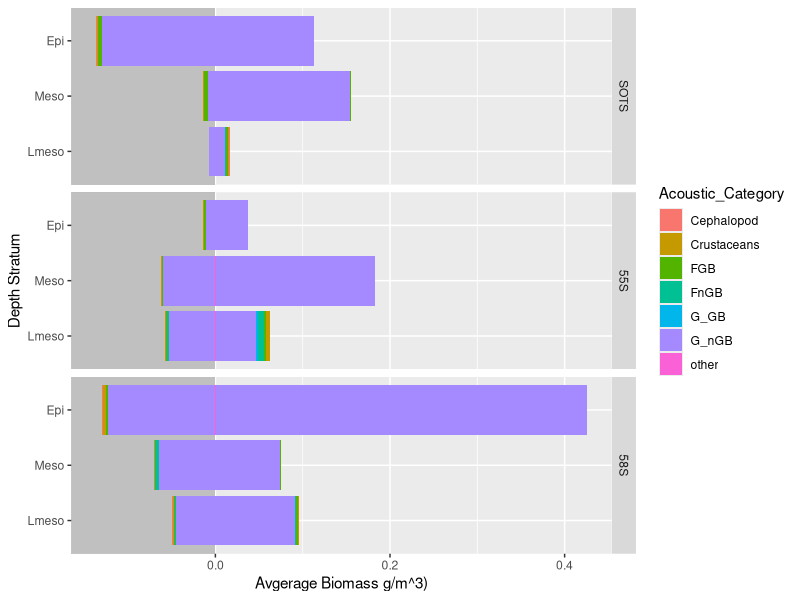
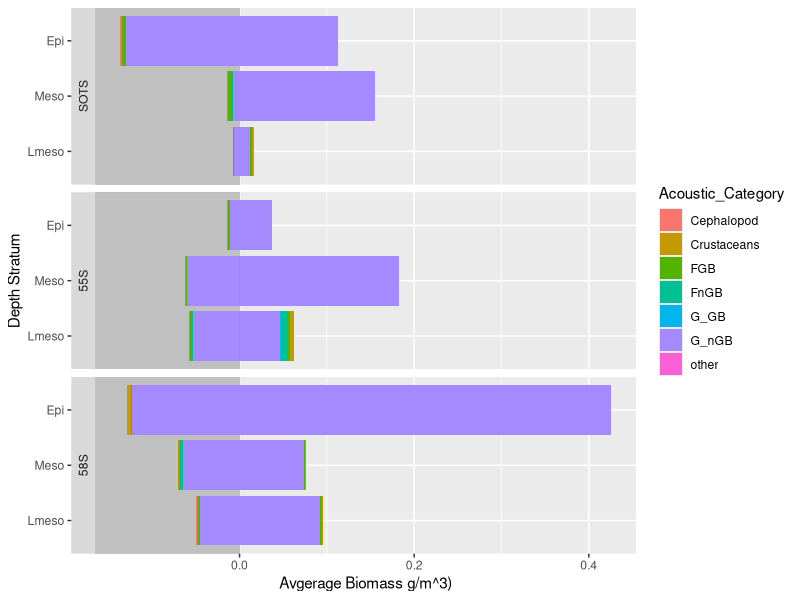

R code for these plots, in order:
## ---- chunk 1
knitr::opts_chunk$set(
  echo=TRUE,
  warning = FALSE,
  message = FALSE,
  results = 'asis',
  fig.align = 'center')

#Load libraries
library(tidyverse)
library(knitr)
library(kableExtra)
library(dplyr)
library(ggplot2)
library(tidyr)
SOLACE <- read_csv("Results/IN2020_V08_CatchComp.csv")

## ---- chunk 2


knitr::kable(tail(SOLACE, n = 5),caption = "Catch compilation") %>% 
  kableExtra::kable_styling("striped") %>%
  kableExtra::scroll_box(width = "100%")
## ---- chunk 3

### Total Biomass #############################
# Order Sites and Depths nicely
SOLACE$Depth_Stratum <- factor(as.factor(SOLACE$Depth_Stratum),levels = c("Lmeso", "Meso", "Epi"))
SOLACE$Site <- factor(as.factor(SOLACE$Site), levels = c("SOTS","55S","58S"))

# sum biomass for each deployment
Biomass_deployment <- SOLACE %>% 
  select(Site, daylight,Depth_Stratum, Deployment, Taxa_updated,Acoustic_Category, Abd_Std_nosm3_sp,Weight_Std_gm3_sp) %>%
  dplyr::group_by(Site, daylight, Depth_Stratum,Deployment) %>% 
  dplyr::summarise(StdWt = sum(Weight_Std_gm3_sp), 
                   StdAbd = sum(Abd_Std_nosm3_sp)) %>% 
  dplyr::ungroup() %>% 
  mutate(logwt = log(StdWt))

# average biomass for each treatment by Site/daylight/Depth_Stratum
Biomass_Design <- Biomass_deployment %>% 
  group_by(Site,daylight,Depth_Stratum) %>% 
  summarise(StdWt_avg = mean(StdWt),sd = sd(StdWt),no_reps = n()) %>% 
  ungroup()

#### Acoustic_Category ####################
# sum biomass for each Acoustic_Category within each deployment
Biomass_AC <- SOLACE %>% 
  select(Site, daylight,Depth_Stratum, Deployment, Taxa_updated,Acoustic_Category, Abd_Std_nosm3_sp,Weight_Std_gm3_sp) %>%
  dplyr::group_by(Site, daylight, Depth_Stratum,Deployment,Acoustic_Category) %>% 
  dplyr::summarise(StdWt = sum(Weight_Std_gm3_sp), 
                   StdAbd = sum(Abd_Std_nosm3_sp)) %>% 
  mutate(StdWt = ifelse(daylight %in% "Night", StdWt*-1, StdWt)) %>% 
  dplyr::ungroup() 
# Average biomass for each Acoustic_Category  by Site/daylight/Depth_Stratum
Biomass_Design_AvgAC <- Biomass_AC %>% 
  group_by(Site,daylight,Depth_Stratum,Acoustic_Category) %>% 
  summarise(StdWt_AC = mean(StdWt))

## ---- chunk 4


knitr::kable(tail(Biomass_Design, n = 18),caption = "Average Biomass") %>% 
  kableExtra::kable_styling("striped") %>%
  kableExtra::scroll_box(width  = "100%")
## ---- chunk 5
# suttons way
AC_tw_avg <- ggplot(Biomass_Design_AvgAC,
       mapping = aes(x = Depth_Stratum ,y=StdWt_AC, fill = Acoustic_Category))+
     #scale_fill_manual(values = c("purple","orange", "blue","dark blue","light blue","light pink","light green")) +
  geom_rect(ymax= -Inf, ymin= 0, xmin=-Inf, xmax=Inf, fill= "grey", alpha= 0.2) +
  geom_col()+
  #geom_hline(yintercept=0)+
  coord_flip()+
  facet_grid(Site ~.,switch = "x")+  
  labs(x="Depth Stratum", y="Avgerage Biomass g/m^3)") 
AC_tw_avg


# for some reason others don't show up when site labels are on the right side
AC_tw_avg1 <- ggplot(Biomass_Design_AvgAC,
       mapping = aes(x = Depth_Stratum ,y=StdWt_AC, fill = Acoustic_Category))+
     #scale_fill_manual(values = c("purple","orange", "blue","dark blue","light blue", "light pink","light green")) +
  geom_rect(ymax= -Inf, ymin= 0, xmin=-Inf, xmax=Inf, fill= "grey", alpha= 0.2) +
  geom_col()+
  #geom_hline(yintercept=0)+
  coord_flip()+
  facet_grid(Site ~.,switch = "y")+  
  labs(x="Depth Stratum", y="Avgerage Biomass g/m^3)") 

AC_tw_avg1
